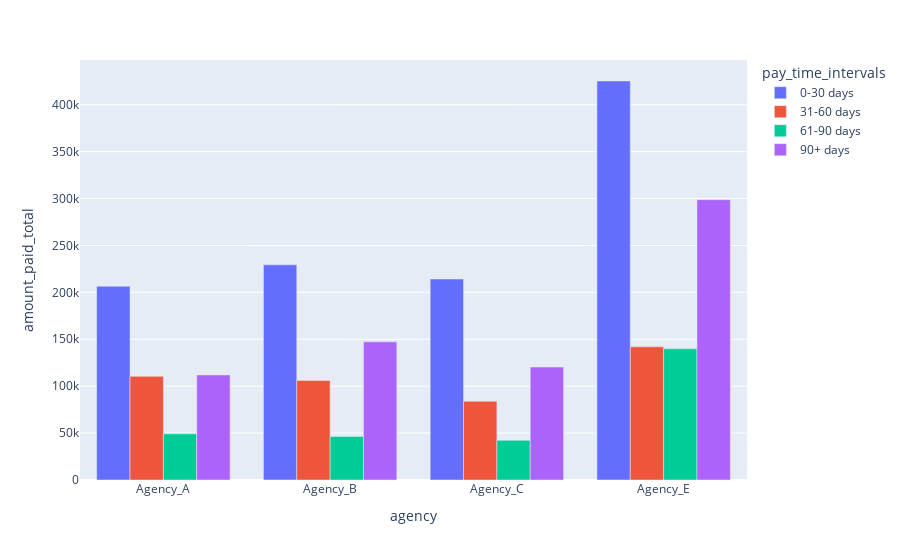
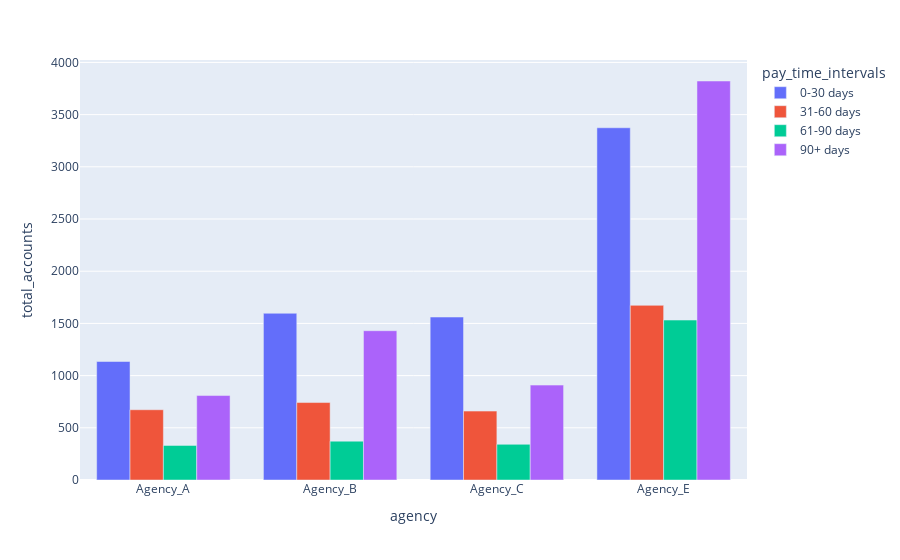

The cell these charts' notebook holds for them, in order:
### Markdown cell above
Task 10: Create two grouped bar charts. One should show the total amount of money the top 4 agencies collected over the four time intervals in task eight

### Code cell
def top_4_agencies(df):
        
    # Get the sum for the total paid amount for each agency
    groupby_agency = df.groupby(['agency'], sort=False, as_index=False)
    
    # Get the count for unique accounts for each agency
    amount_paid_agency = groupby_agency['amount_paid_total'].sum()
    
    # Sort grouped accounts by amount_paid_total asc
    amount_paid_agency = amount_paid_agency.sort_values(by=['amount_paid_total'], ascending=False)
    
    # Get top 4 agencies
    top4 = amount_paid_agency['agency'].tolist()[:4]
    
    # Group by agency and time invervals
    groupby_agency_time = df.groupby(['agency', 'pay_time_intervals'])
    
    # Total amount paid for each agency for each time interval
    total_paid_per_time = groupby_agency_time['amount_paid_total'].sum().reset_index()
    
    # Only get rows that have the top 4 agencies
    target_rows = total_paid_per_time.agency.isin(top4)
    filtered_total_paid_per_time = total_paid_per_time[target_rows]
        
    # Gets the total number of unique accounts (unique ID and date combination)
    total_accounts = groupby_agency_time.size().reset_index()
    total_accounts = total_accounts.rename(columns= {0: 'total_accounts'})
    
    # Only get rows that have the top 4 agencies
    target_rows = total_accounts.agency.isin(top4)
    filtered_total_accounts = total_accounts[target_rows]
    
    
    return filtered_total_paid_per_time, filtered_total_accounts

agency_paid, agency_accounts = top_4_agencies(acc_df)


fig10 = px.bar(agency_paid, x='agency', y='amount_paid_total', color='pay_time_intervals', barmode='group')
fig10.show()

fig10_part2 = px.bar(agency_accounts, x='agency', y='total_accounts', color='pay_time_intervals', barmode='group')
fig10_part2.show()

### Figure 1 — Plotly figure (JSON) as saved in the notebook; plotly's stock layout.template omitted (floating-point values rounded to 4 significant figures)
{"data": [{"alignmentgroup": "True", "hovertemplate": "pay_time_intervals=0-30 days<br>agency=%{x}<br>amount_paid_total=%{y}<extra></extra>", "legendgroup": "0-30 days", "marker": {"color": "#636efa"}, "name": "0-30 days", "offsetgroup": "0-30 days", "orientation": "v", "showlegend": true, "textposition": "auto", "type": "bar", "x": ["Agency_A", "Agency_B", "Agency_C", "Agency_E"], "xaxis": "x", "y": [206600.0, 229300.0, 214200.0, 425300.0], "yaxis": "y"}, {"alignmentgroup": "True", "hovertemplate": "pay_time_intervals=31-60 days<br>agency=%{x}<br>amount_paid_total=%{y}<extra></extra>", "legendgroup": "31-60 days", "marker": {"color": "#EF553B"}, "name": "31-60 days", "offsetgroup": "31-60 days", "orientation": "v", "showlegend": true, "textposition": "auto", "type": "bar", "x": ["Agency_A", "Agency_B", "Agency_C", "Agency_E"], "xaxis": "x", "y": [110500.0, 106200.0, 83900.0, 142000.0], "yaxis": "y"}, {"alignmentgroup": "True", "hovertemplate": "pay_time_intervals=61-90 days<br>agency=%{x}<br>amount_paid_total=%{y}<extra></extra>", "legendgroup": "61-90 days", "marker": {"color": "#00cc96"}, "name": "61-90 days", "offsetgroup": "61-90 days", "orientation": "v", "showlegend": true, "textposition": "auto", "type": "bar", "x": ["Agency_A", "Agency_B", "Agency_C", "Agency_E"], "xaxis": "x", "y": [49240.0, 46320.0, 42240.0, 139900.0], "yaxis": "y"}, {"alignmentgroup": "True", "hovertemplate": "pay_time_intervals=90+ days<br>agency=%{x}<br>amount_paid_total=%{y}<extra></extra>", "legendgroup": "90+ days", "marker": {"color": "#ab63fa"}, "name": "90+ days", "offsetgroup": "90+ days", "orientation": "v", "showlegend": true, "textposition": "auto", "type": "bar", "x": ["Agency_A", "Agency_B", "Agency_C", "Agency_E"], "xaxis": "x", "y": [112000.0, 147200.0, 120400.0, 298800.0], "yaxis": "y"}], "layout": {"barmode": "group", "legend": {"title": {"text": "pay_time_intervals"}, "tracegroupgap": 0}, "margin": {"t": 60}, "xaxis": {"anchor": "y", "domain": [0, 1], "title": {"text": "agency"}}, "yaxis": {"anchor": "x", "domain": [0, 1], "title": {"text": "amount_paid_total"}}}}

### Figure 2 — Plotly figure (JSON) as saved in the notebook; plotly's stock layout.template omitted (floating-point values rounded to 4 significant figures)
{"data": [{"alignmentgroup": "True", "hovertemplate": "pay_time_intervals=0-30 days<br>agency=%{x}<br>total_accounts=%{y}<extra></extra>", "legendgroup": "0-30 days", "marker": {"color": "#636efa"}, "name": "0-30 days", "offsetgroup": "0-30 days", "orientation": "v", "showlegend": true, "textposition": "auto", "type": "bar", "x": ["Agency_A", "Agency_B", "Agency_C", "Agency_E"], "xaxis": "x", "y": [1135, 1597, 1561, 3374], "yaxis": "y"}, {"alignmentgroup": "True", "hovertemplate": "pay_time_intervals=31-60 days<br>agency=%{x}<br>total_accounts=%{y}<extra></extra>", "legendgroup": "31-60 days", "marker": {"color": "#EF553B"}, "name": "31-60 days", "offsetgroup": "31-60 days", "orientation": "v", "showlegend": true, "textposition": "auto", "type": "bar", "x": ["Agency_A", "Agency_B", "Agency_C", "Agency_E"], "xaxis": "x", "y": [673, 742, 660, 1673], "yaxis": "y"}, {"alignmentgroup": "True", "hovertemplate": "pay_time_intervals=61-90 days<br>agency=%{x}<br>total_accounts=%{y}<extra></extra>", "legendgroup": "61-90 days", "marker": {"color": "#00cc96"}, "name": "61-90 days", "offsetgroup": "61-90 days", "orientation": "v", "showlegend": true, "textposition": "auto", "type": "bar", "x": ["Agency_A", "Agency_B", "Agency_C", "Agency_E"], "xaxis": "x", "y": [331, 372, 342, 1532], "yaxis": "y"}, {"alignmentgroup": "True", "hovertemplate": "pay_time_intervals=90+ days<br>agency=%{x}<br>total_accounts=%{y}<extra></extra>", "legendgroup": "90+ days", "marker": {"color": "#ab63fa"}, "name": "90+ days", "offsetgroup": "90+ days", "orientation": "v", "showlegend": true, "textposition": "auto", "type": "bar", "x": ["Agency_A", "Agency_B", "Agency_C", "Agency_E"], "xaxis": "x", "y": [809, 1430, 909, 3822], "yaxis": "y"}], "layout": {"barmode": "group", "legend": {"title": {"text": "pay_time_intervals"}, "tracegroupgap": 0}, "margin": {"t": 60}, "xaxis": {"anchor": "y", "domain": [0, 1], "title": {"text": "agency"}}, "yaxis": {"anchor": "x", "domain": [0, 1], "title": {"text": "total_accounts"}}}}
